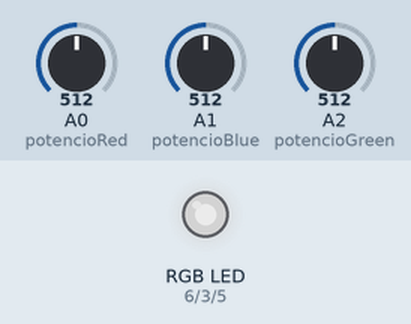
This sketch was run on a simulated Arduino Uno, built with avr-gcc and run on an emulated ATmega328P. On the bench: an RGB LED mixed from three pins (HIGH = lit). The inputs (shaded band) are chosen by the test bench; at power-on: A0 (potencioRed) = 512, A1 (potencioBlue) = 512, A2 (potencioGreen) = 512. Dim RGB values are drawn brighter than linear.

Above: at 1.2 s.
1.3 s: A0 (potencioRed) set to 716
At 1.7 s:
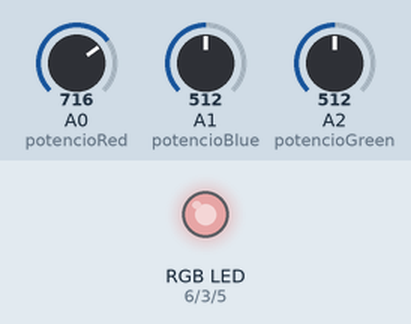
2.8 s: A1 (potencioBlue) set to 716
At 4.0 s:
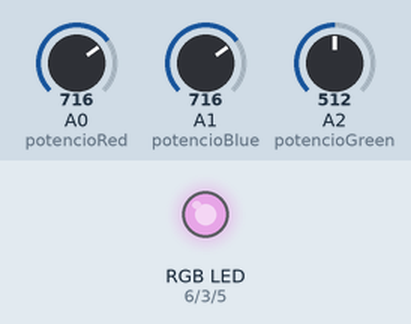
4.3 s: A2 (potencioGreen) set to 716
At 5.1 s:
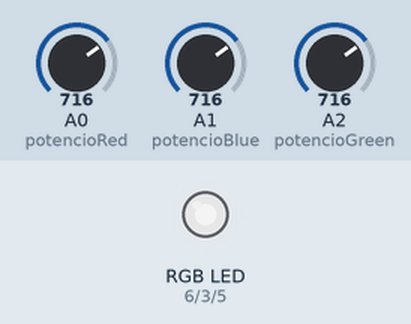
5.8 s: A0 (potencioRed) set to 900
At 6.3 s:
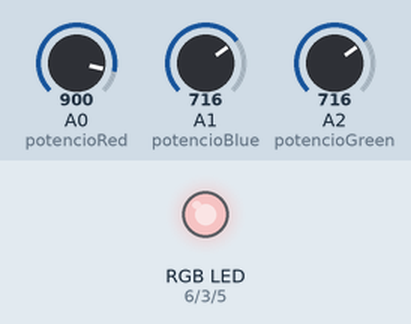
7.3 s: A1 (potencioBlue) set to 900
At 8.5 s:
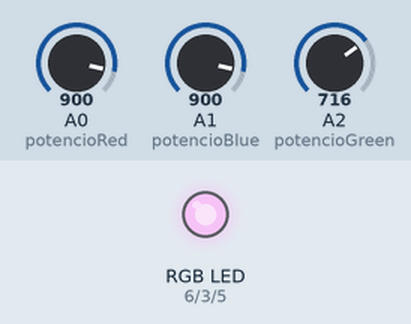
8.8 s: A2 (potencioGreen) set to 900
At 9.8 s:
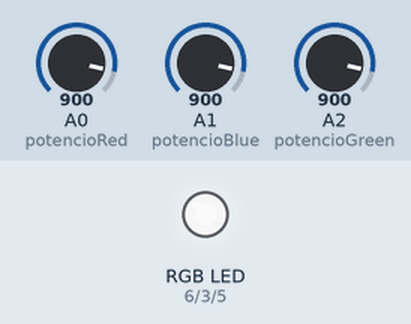
Timing chart, 0 to 11.3 s (numbered marks = the images above; inputs shaded):
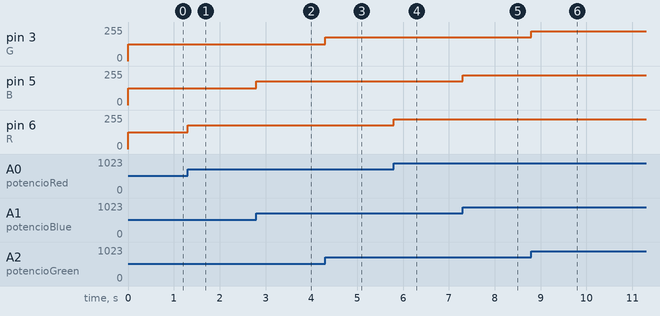

The sketch:

copy_of_hw4_part11__1_.ino
```cpp
//Part #1

int R = 6; //pin for red LED
int G = 3; //pin for green LED
int B = 5; //pin for blue LED

int potencioGreen= A2; // input pins of potenciometers
int potencioBlue= A1;
int potencioRed= A0;


void setup() {
	pinMode(R,OUTPUT); //setting 3 5 6 pins as output
    pinMode(G,OUTPUT);
    pinMode(B,OUTPUT);
    pinMode(potencioGreen,INPUT); // setting A0 A1 A2 pins as input
    pinMode(potencioBlue,INPUT);
    pinMode(potencioRed,INPUT);
  	//Serial.begin(115200);
}
void loop() {

  	int r = analogRead(potencioRed); // reading from potenciometers
    int g = analogRead(potencioGreen);
    int b = analogRead(potencioBlue);
  	//Serial.println(g);
  	//r = r / 4; if map function is not allowed, this is a way to preprocess.
	//g = g / 4;
 	//b = b / 4;
  	//Serial.println(g);
  	r = map(r, 0, 1023, 0, 255); // mapping from analogRead to analogWrite
  	g = map(g, 0, 1023, 0, 255);
  	b = map(b, 0, 1023, 0, 255);
  	analogWrite(R, r); // writing the preprocessed values to RGB output pins
 	analogWrite(G, g);
  	analogWrite(B, b);
}
```

Measured:
- after the input at 1.3 s, pin 6 (R): 127/255 → 178/255 at once
- after the input at 2.8 s, pin 5 (B): 127/255 → 178/255 at once
- after the input at 4.3 s, pin 3 (G): 127/255 → 178/255 at once
- after the input at 5.8 s, pin 6 (R): 178/255 → 224/255 at once
- after the input at 7.3 s, pin 5 (B): 178/255 → 224/255 at once
- after the input at 8.8 s, pin 3 (G): 178/255 → 224/255 at once
